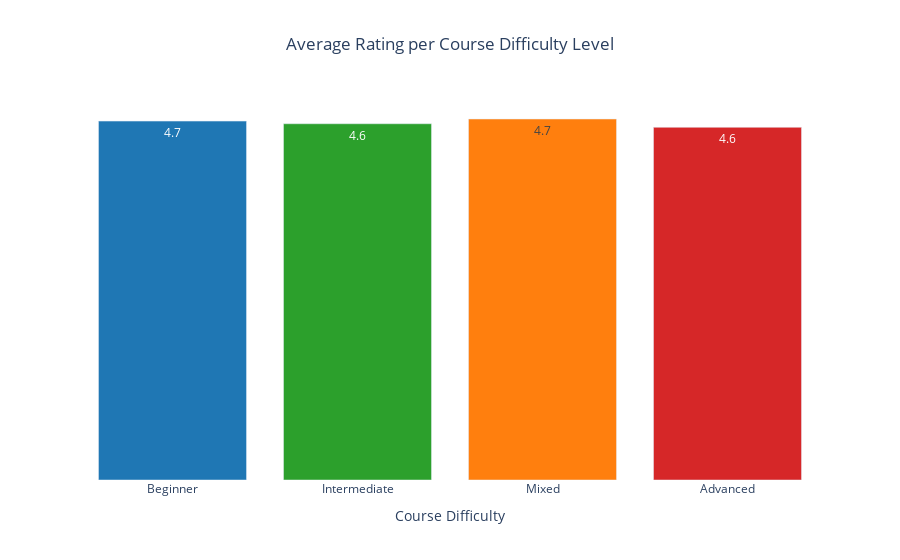

Notebook code for this chart:
### Markdown cell above
#### Average Rating per Difficulty Level

### Code cell
average_rating_by_difficulty = df.groupby("course_difficulty")["course_rating"].mean()

fig = px.bar(
    average_rating_by_difficulty.reset_index(),
    x="course_difficulty",
    y="course_rating",
    color="course_difficulty",
    color_discrete_map=color_mapping,
    hover_data={"course_difficulty": False, "course_rating": False},
    category_orders={
        "course_difficulty": ["Beginner", "Intermediate", "Mixed", "Advanced"]
    },
    labels={
        "course_difficulty": "Course Difficulty",
        "course_rating": "Average Rating",
    },
    title="Average Rating per Course Difficulty Level",
)

# Update layout and hover mode
fig.update_layout(
    title_x=0.5,
    plot_bgcolor="white",
    showlegend=False,
    yaxis=dict(showgrid=False, visible=False),
)
fig.update_traces(texttemplate="%{y:.1f}", hoverinfo="skip")
fig.show()

### Figure 1 — Plotly figure (JSON) as saved in the notebook; plotly's stock layout.template omitted (floating-point values rounded to 4 significant figures)
{"data": [{"alignmentgroup": "True", "hoverinfo": "skip", "hovertemplate": "<extra></extra>", "legendgroup": "Beginner", "marker": {"color": "#1f77b4", "pattern": {"shape": ""}}, "name": "Beginner", "offsetgroup": "Beginner", "orientation": "v", "showlegend": true, "textposition": "auto", "texttemplate": "%{y:.1f}", "type": "bar", "x": ["Beginner"], "xaxis": "x", "y": [4.681], "yaxis": "y"}, {"alignmentgroup": "True", "hoverinfo": "skip", "hovertemplate": "<extra></extra>", "legendgroup": "Intermediate", "marker": {"color": "#2ca02c", "pattern": {"shape": ""}}, "name": "Intermediate", "offsetgroup": "Intermediate", "orientation": "v", "showlegend": true, "textposition": "auto", "texttemplate": "%{y:.1f}", "type": "bar", "x": ["Intermediate"], "xaxis": "x", "y": [4.646], "yaxis": "y"}, {"alignmentgroup": "True", "hoverinfo": "skip", "hovertemplate": "<extra></extra>", "legendgroup": "Mixed", "marker": {"color": "#ff7f0e", "pattern": {"shape": ""}}, "name": "Mixed", "offsetgroup": "Mixed", "orientation": "v", "showlegend": true, "textposition": "auto", "texttemplate": "%{y:.1f}", "type": "bar", "x": ["Mixed"], "xaxis": "x", "y": [4.709], "yaxis": "y"}, {"alignmentgroup": "True", "hoverinfo": "skip", "hovertemplate": "<extra></extra>", "legendgroup": "Advanced", "marker": {"color": "#d62728", "pattern": {"shape": ""}}, "name": "Advanced", "offsetgroup": "Advanced", "orientation": "v", "showlegend": true, "textposition": "auto", "texttemplate": "%{y:.1f}", "type": "bar", "x": ["Advanced"], "xaxis": "x", "y": [4.6], "yaxis": "y"}], "layout": {"barmode": "relative", "legend": {"title": {"text": "Course Difficulty"}, "tracegroupgap": 0}, "plot_bgcolor": "white", "showlegend": false, "title": {"text": "Average Rating per Course Difficulty Level", "x": 0.5}, "xaxis": {"anchor": "y", "categoryarray": ["Beginner", "Intermediate", "Mixed", "Advanced"], "categoryorder": "array", "domain": [0, 1], "title": {"text": "Course Difficulty"}}, "yaxis": {"anchor": "x", "domain": [0, 1], "showgrid": false, "title": {"text": "Average Rating"}, "visible": false}}}
